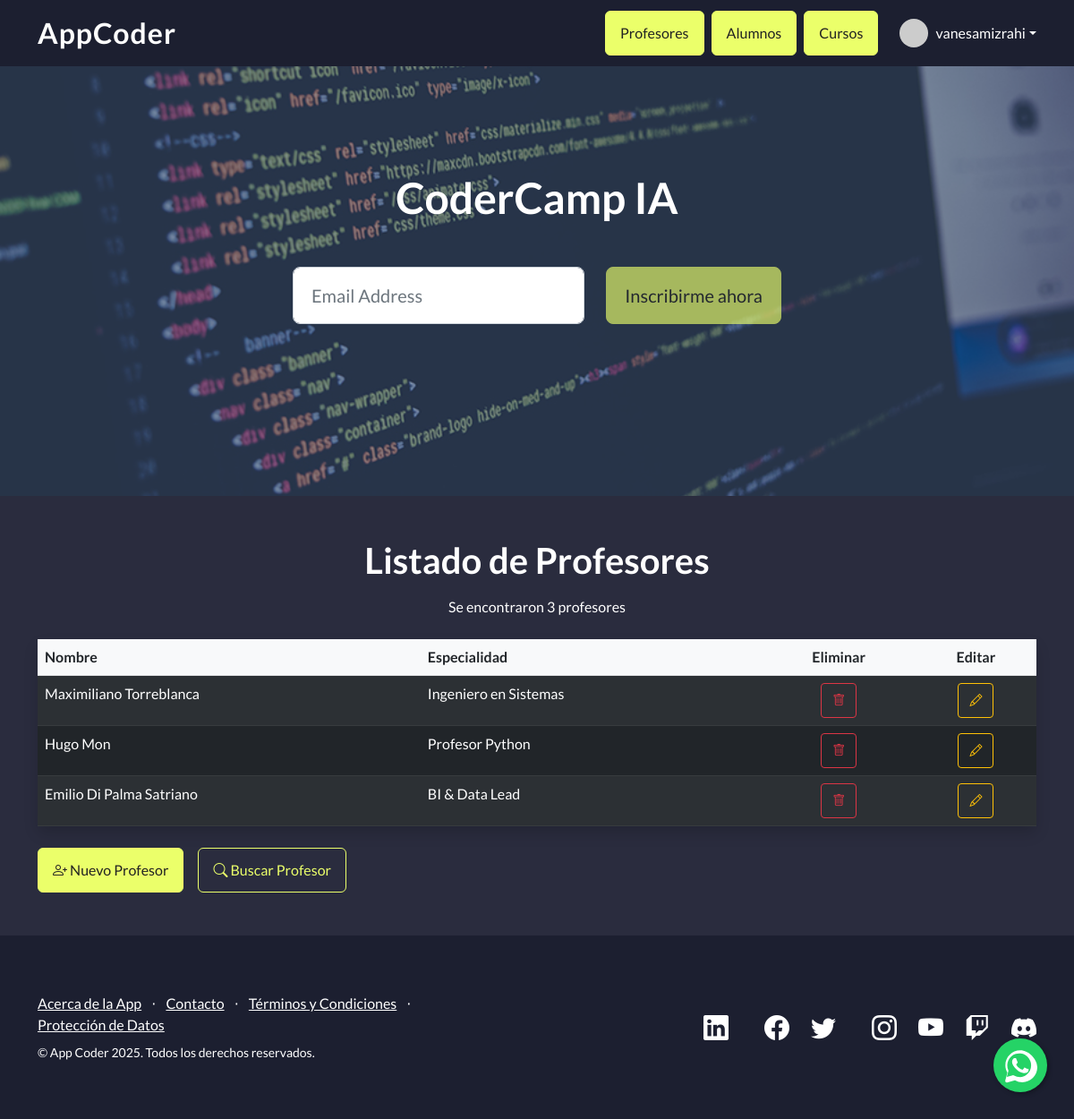
The app's page /AppCoder/profesores/ (signed in) with its own data.
### AppCoder/models.py (models this page shows, shortened)
class Profesor(models.Model):
    nombre = models.CharField(max_length=40)
    especialidad = models.CharField(max_length=40)

### AppCoder/views.py (the view)
# urls.py: path('profesores/', views.profesores, name='profesores'),
def profesores(request):
    profesores_list = Profesor.objects.all()
    profesores_dictionary = {
        "profesores": profesores_list
    }
    plantilla = loader.get_template("profesores.html")
    documento = plantilla.render(profesores_dictionary, request)
    return HttpResponse(documento)

### AppCoder/template/profesores.html (shortened to what this page needs)
{% extends "padre.html" %}
{% load static %}
{% block contenido %}
<div class="container my-5 text-white">
    <h1 class="text-center mb-3">Listado de Profesores</h1>
    <p class="text-center mb-4">Se encontraron {{profesores|length}} profesores</p>
    <table class="table table-dark table-striped table-hover rounded shadow">
        <thead class="table-light text-dark">
            <tr>
                <th>Nombre</th>
                <th>Especialidad</th>
                <th class="text-center">Eliminar</th>
                <th class="text-center">Editar</th>
            </tr>
        </thead>
        <tbody>
            {% for profesor in profesores %}
            <tr>
                <td>{{ profesor.nombre }}</td>
                <td>{{ profesor.especialidad }}</td>
                <td class="text-center">
                    <a href="{% url 'eliminar_profesor' profesor.id %}" class="btn btn-sm btn-outline-danger"
                        title="Eliminar" onclick="return confirm('¿Seguro que deseas eliminar este profesor?');">
                        <i class="bi bi-trash"></i>
                    </a>
                </td>
                <td class="text-center">
                    <a href="{% url 'editar_profesor' profesor.id %}" class="btn btn-sm btn-outline-warning"
                        title="Editar">
                        <i class="bi bi-pencil"></i>
                    </a>
                </td>
            </tr>
            {% endfor %}
        </tbody>
    </table>
    <div class="mt-4 d-flex gap-3">
        <a href="{% url 'profesor_formulario' %}" class="btn btn-primary text-white">
            <i class="bi bi-person-plus"></i> Nuevo Profesor
        </a>
        <a href="{% url 'buscar_profesor' %}" class="btn btn-outline-primary text-white">
            <i class="bi bi-search"></i> Buscar Profesor
        </a>
    </div>
</div>
{% endblock %}

### AppCoder/template/padre.html (shortened to what this page needs)
{% load static %}
<!DOCTYPE html>
<html lang="en">
<head>
    <link href="https://cdn.jsdelivr.net/npm/bootstrap-icons@1.5.0/font/bootstrap-icons.css" rel="stylesheet"
        type="text/css" />
    <link href="{% static 'AppCoder/css/styles.css' %}" rel="stylesheet" />
    <link href="https://cdn.jsdelivr.net/npm/bootstrap-icons/font/bootstrap-icons.css" rel="stylesheet">
</head>
<body>
    <nav class="navbar navbar-light fixed-top" style="background-color: rgb(28, 31, 48)">
        <div class="container d-flex justify-content-between align-items-center">
            <a class="navbar-brand text-white fw-bold" style="letter-spacing:1px; font-size:2rem;"
                href="{% url 'inicio' %}">AppCoder</a>
            <div class="d-flex align-items-center gap-2 ms-auto">
                {% if user.is_authenticated %}
                <a class="btn btn-primary" href="{% url 'profesores' %}">Profesores</a>
                <a class="btn btn-primary" href="{% url 'alumnos' %}">Alumnos</a>
                <a class="btn btn-primary" href="{% url 'cursos' %}">Cursos</a>
                <div class="dropdown ms-3">
                    <a class="d-flex align-items-center text-white text-decoration-none dropdown-toggle" href="#"
                        role="button" id="userDropdown" data-bs-toggle="dropdown" aria-expanded="false">
                        <img src="https://ui-avatars.com/api/?name={{ user.username }}&background=random&color=fff"
                            alt="Avatar" width="32" height="32" class="rounded-circle me-2">
                        <span>{{ user.username }}</span>
                    </a>
                </div>
                {% else %}
                <a class="btn" style="background-color: rgb(233, 144, 255); color: rgb(105, 27, 123); border: none;"
                    href="{% url 'login' %}">Iniciar Sesión</a>
                <a class="btn" style="background-color: rgb(233, 144, 255); color: rgb(105, 27, 123); border: none;"
                    href="{% url 'signup' %}">Registrate</a>
                {% endif %}
            </div>
        </div>
    </nav>
    <header class="masthead">
        <div class="container position-relative">
            <div class="row justify-content-center">
                <div class="col-xl-6">
                    <div class="text-center text-white">
                        <h1 class="mb-5">CoderCamp IA</h1>
                        <form class="form-subscribe" id="contactForm"
                            data-sb-form-api-token="23ec1bc0-2f1a-4fa4-b7f5-516d4bdc8510">
                            <div class="row">
                                <div class="col">
                                    <input class="form-control form-control-lg" id="emailAddress" type="email"
                                        placeholder="Email Address" data-sb-validations="required,email" />
                                </div>
                                <div class="col-auto">
                                    <button class="btn btn-primary btn-lg disabled" id="submitButton"
                                        type="submit">Inscribirme ahora</button>
                                </div>
                            </div>
                        </form>
                    </div>
                </div>
            </div>
        </div>
    </header>
    {% block contenido %}
    {% endblock %}
    <footer class="footer" style="background-color: rgb(28, 31, 48); color: #fff;">
        <div class="container">
            <div class="row">
                <div class="col-lg-6 h-100 text-center text-lg-start my-auto">
                    <ul class="list-inline mb-2">
                        <li class="list-inline-item"><a class="text-white" href="https://www.coderhouse.com/ar"
                                target="_blank">Acerca de la App</a></li>
                        <li class="list-inline-item text-white">⋅</li>
                        <li class="list-inline-item"><a class="text-white" href="{% url 'contacto' %}">Contacto</a></li>
                        <li class="list-inline-item text-white">⋅</li>
                        <li class="list-inline-item"><a class="text-white" href="https://www.coderhouse.com/ar/legales"
                                target="_blank">Términos y Condiciones</a></li>
                        <li class="list-inline-item text-white">⋅</li>
                        <li class="list-inline-item"><a class="text-white"
                                href="https://www.coderhouse.com/ar/proteccion-de-datos" target="_blank">Protección de
                                Datos</a></li>
                    </ul>
                    <p class="text-white small mb-4 mb-lg-0">&copy; App Coder 2025. Todos los derechos reservados.  </p>
                </div>
                <div class="col-lg-6 h-100 text-lg-end my-auto">
                    <ul class="list-inline mb-0 d-flex justify-content-end gap-3">
                        <li class="list-inline-item me-4">
                            <a href="https://www.linkedin.com/school/coderhouse/posts/?feedView=all" target="_blank">
                                <i class="bi-linkedin fs-3 text-white"></i>
                            </a>
                        </li>
                        <li class="list-inline-item">
                            <a href="https://www.facebook.com/Coderhouse/" target="_blank">
                                <i class="bi-facebook fs-3 text-white"></i>
                            </a>
                        </li>
                        <li class="list-inline-item me-4">
                            <a href="https://twitter.com/coderhouse" target="_blank">
                                <i class="bi-twitter fs-3 text-white"></i>
                            </a>
                        </li>
                        <li class="list-inline-item">
                            <a href="https://www.instagram.com/coderhouse/" target="_blank">
                                <i class="bi-instagram fs-3 text-white"></i>
                            </a>
                        </li>
                        <li class="list-inline-item">
                            <a href="https://www.youtube.com/channel/UCeFRG6700bzqYI0M_9vyelw/videos" target="_blank">
                                <i class="bi-youtube fs-3 text-white"></i>
                            </a>
                        </li>
                        <li class="list-inline-item">
                            <a href="https://www.twitch.tv/coderhouse" target="_blank">
                                <i class="bi-twitch fs-3 text-white"></i>
                            </a>
                        </li>
                        <li class="list-inline-item">
                            <a href="https://discord.com/invite/js5X5SDYSr" target="_blank">
                                <i class="bi-discord fs-3 text-white"></i>
                            </a>
                        </li>
                    </ul>
                </div>
            </div>
        </div>
    </footer>
    <a href="https://api.whatsapp.com/send/?phone=5491156175099&text=Hola+Coderhouse%21+Tengo+una+consulta+sobre&type=phone_number&app_absent=0"
        class="whatsapp-float" target="_blank" title="Contactar por WhatsApp">
    </a>
</body>
</html>

### AppCoder/template/padre.html (style rules this page uses)
body { background-color: rgb(42, 44, 62) !important; color: #fff !important; }
.btn-primary { background-color: rgb(235, 255, 106) !important; border-color: rgb(235, 255, 106) !important; color: #222 !important; }
.btn-outline-primary, .btn-primary:focus { color: rgb(235, 255, 106) !important; border-color: rgb(235, 255, 106) !important; }
.whatsapp-float { position: fixed; width: 60px; height: 60px; bottom: 30px; right: 30px; z-index: 100; background-color: #25d366; border-radius: 50%; display: flex; align-items: center; justify-content: center; box-shadow: 2px 2px 5px rgba(0, 0, 0, 0.3); }

### records on screen
Profesor: nombre "Maximiliano Torreblanca", especialidad "Ingeniero en Sistemas"
Profesor: nombre "Hugo Mon", especialidad "Profesor Python"
Profesor: nombre "Emilio Di Palma Satriano", especialidad "BI & Data Lead"

### other values on screen
{{ user.username }} "vanesamizrahi"
{{ profesores|length }} "3"
